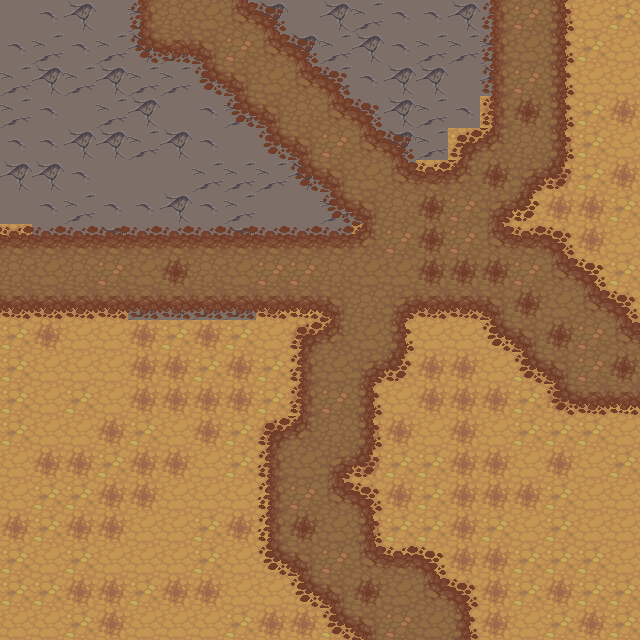

Rendered tile map (Tiled .tmx) drawn with the repository's tilesets; below, a short description and the full map source, tile grids included:
An orthogonal 20x20 tile map with 32x32 px tiles, 2 tile layers (Tile Layer 1, Tile Layer 2).

<map version="1.0" tiledversion="1.1.2" orientation="orthogonal" renderorder="right-down" width="20" height="20" tilewidth="32" tileheight="32" infinite="0" nextobjectid="1">
 <tileset firstgid="1" source="Terrain.tsx" />
 <layer name="Tile Layer 1" width="20" height="20" locked="1">
  <data encoding="csv">
485,548,550,485,549,550,548,549,550,485,550,549,548,548,550,548,549,161,163,162,
548,549,548,549,550,549,549,485,550,550,549,550,548,549,549,549,162,162,162,163,
549,550,549,550,549,549,548,485,549,549,549,548,550,550,485,550,163,162,163,163,
549,548,485,549,550,485,548,549,550,485,485,548,550,549,548,161,161,162,162,161,
548,548,550,550,549,550,548,485,485,549,485,485,550,549,162,163,161,161,162,163,
550,550,548,485,485,485,549,549,549,550,550,549,548,163,161,161,162,161,162,161,
485,548,549,548,548,550,548,549,485,485,549,485,162,161,161,162,163,161,161,162,
161,548,485,550,548,485,485,550,548,548,548,162,161,162,163,161,162,162,161,163,
163,163,485,549,485,550,549,485,550,549,161,163,161,162,163,163,162,161,163,162,
162,162,162,162,549,550,549,549,161,163,161,161,163,162,162,161,162,161,161,162,
162,161,163,163,161,162,161,162,163,161,161,163,163,163,163,163,161,163,162,161,
162,163,163,163,161,161,162,161,162,162,163,161,162,161,161,163,162,161,163,163,
162,163,162,163,161,161,161,161,162,161,161,162,163,161,161,161,162,161,162,163,
162,163,163,161,162,163,161,162,161,162,162,161,161,163,161,163,162,162,162,163,
163,161,161,162,161,161,163,162,162,163,161,161,162,162,161,161,163,161,163,162,
163,162,162,161,161,163,163,163,163,162,161,162,161,162,161,161,161,162,163,163,
161,162,161,161,163,163,162,161,163,163,163,161,162,162,161,162,163,162,163,163,
162,163,162,163,163,163,162,163,163,161,163,162,163,163,161,161,162,162,162,163,
162,162,161,161,162,161,161,163,163,163,161,162,162,161,162,161,162,161,162,162,
163,163,162,161,163,163,163,162,161,161,162,162,162,162,162,161,163,162,161,162
</data>
 </layer>
 <layer name="Tile Layer 2" width="20" height="20">
  <data encoding="csv">
0,0,0,0,100,101,166,37,70,0,0,0,0,0,0,100,165,102,0,0,
0,0,0,0,132,133,6,165,37,70,0,0,0,0,0,100,166,102,0,0,
0,0,0,0,0,0,132,6,166,37,70,0,0,0,0,100,165,102,0,0,
0,0,0,0,0,0,0,132,6,101,37,70,0,0,0,100,164,102,0,0,
0,0,0,0,0,0,0,0,132,6,165,37,70,0,68,38,101,102,0,0,
0,0,0,0,0,0,0,0,0,132,6,166,37,69,38,164,5,134,0,0,
0,0,0,0,0,0,0,0,0,0,132,6,101,164,165,5,134,0,0,0,
69,69,69,69,69,69,69,69,69,69,69,38,165,164,165,37,69,70,0,0,
101,166,101,165,166,164,101,166,165,165,101,166,166,164,164,164,165,37,70,0,
133,133,133,133,133,133,133,133,133,133,6,101,5,133,133,6,164,166,37,70,
0,0,0,0,0,0,0,0,0,68,38,166,102,0,0,132,6,164,165,37,
0,0,0,0,0,0,0,0,0,100,166,5,134,0,0,0,132,6,165,164,
0,0,0,0,0,0,0,0,0,100,165,102,0,0,0,0,0,132,133,133,
0,0,0,0,0,0,0,0,68,38,101,102,0,0,0,0,0,0,0,0,
0,0,0,0,0,0,0,0,100,166,5,134,0,0,0,0,0,0,0,0,
0,0,0,0,0,0,0,0,100,165,37,70,0,0,0,0,0,0,0,0,
0,0,0,0,0,0,0,0,100,164,166,102,0,0,0,0,0,0,0,0,
0,0,0,0,0,0,0,0,132,6,165,37,69,70,0,0,0,0,0,0,
0,0,0,0,0,0,0,0,0,132,6,164,166,37,70,0,0,0,0,0,
0,0,0,0,0,0,0,0,0,0,132,6,165,166,102,0,0,0,0,0
</data>
 </layer>
</map>
